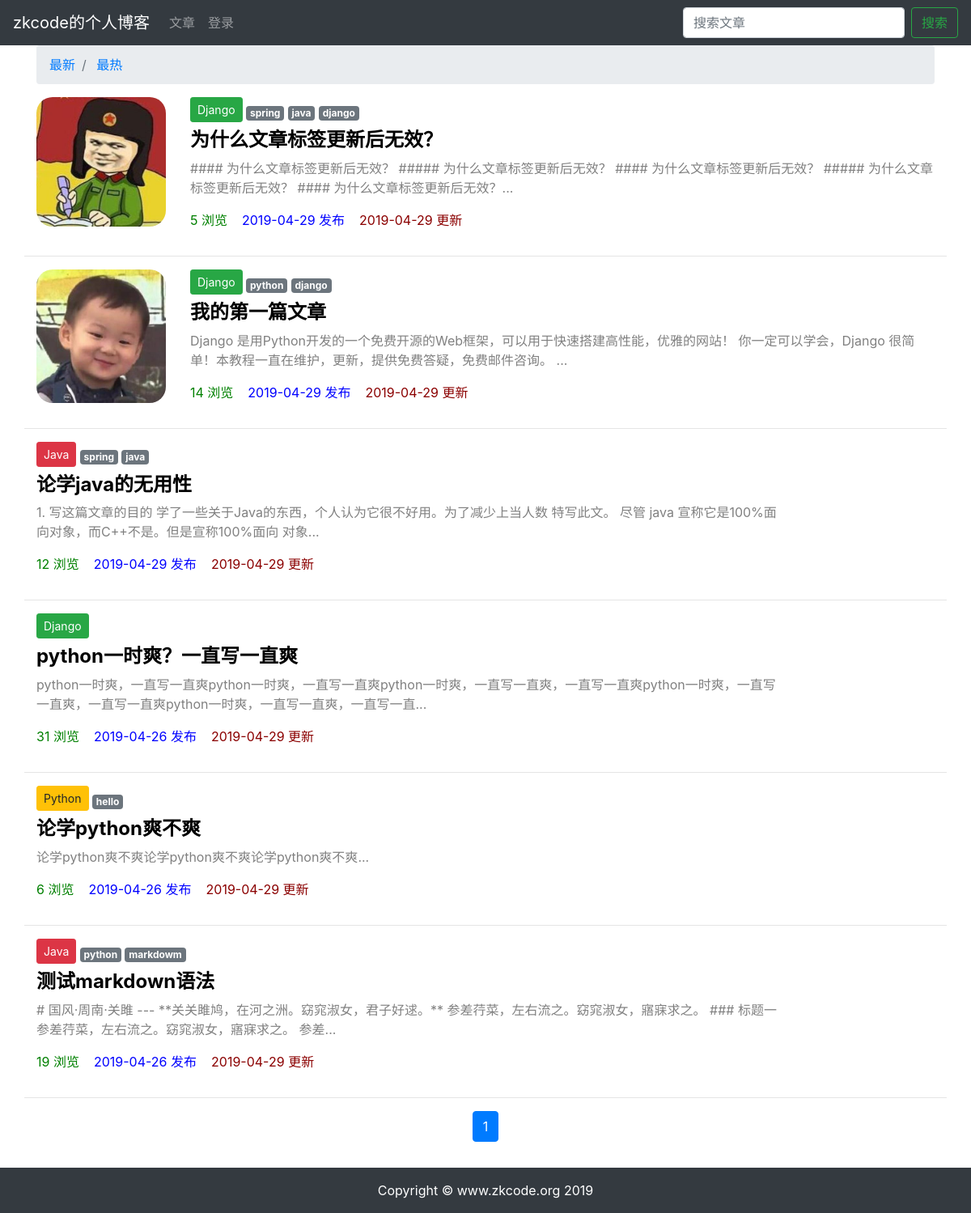
The page /article/article-list/ on the database as committed earlier.
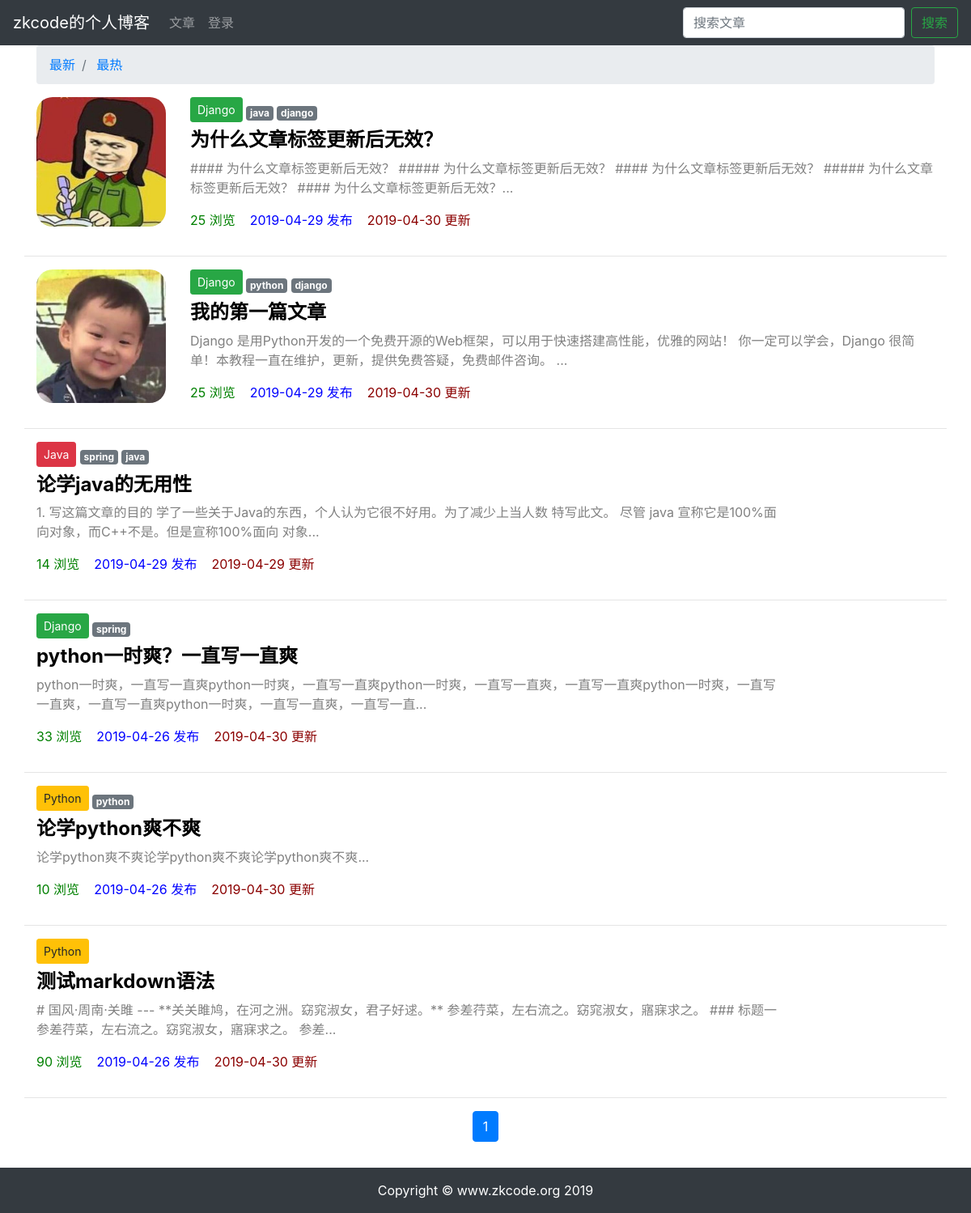
The same page on the database as committed later.
### article/models.py (models this page shows, shortened)
class ArticlePost(models.Model):
    author = models.ForeignKey(User, on_delete=models.CASCADE)
    title = models.CharField(max_length=100)
    body = MDTextField()
    created = models.DateTimeField(default=timezone.now)
    updated = models.DateTimeField(auto_now=True)
    total_views = models.PositiveIntegerField(default=0)
    column = models.ForeignKey(ArticleColumn, null=True, blank=True, on_delete=models.CASCADE, related_name='article')
    tags = TaggableManager(blank=True)
    avatar = models.ImageField(upload_to='article/%Y%m%d', blank=True)
    class Meta:
        ordering = ('-created',)

class ArticleColumn(models.Model):
    title = models.CharField(max_length=30, blank=True)
    created = models.DateTimeField(default=timezone.now)
    def __str__(self):
        return self.title

### article/views.py (the view)
# urls.py: path('article-list/', views.article_list, name='article-list'),
def article_list(request):
    search = request.GET.get('search')
    order = request.GET.get('order')
    if search:
        if order == 'total_views':
            article_list = ArticlePost.objects.filter(
                Q(title__icontains=search) | Q(body__icontains=search)).order_by('-total_views')
        else:
            article_list = ArticlePost.objects.filter(
                Q(title__icontains=search) | Q(body__icontains=search))
    else:
        search = ''
        if order == 'total_views':
            article_list = ArticlePost.objects.all().order_by('-total_views')
        else:
            article_list = ArticlePost.objects.all()
    paginator = Paginator(article_list, 10)
    page = request.GET.get('page')
    articles = paginator.get_page(page)
    context = {'articles': articles, 'order': order, 'search': search}
    return render(request, 'article/list.html', context)

### templates/article/list.html (shortened to what this page needs)
{% extends "base.html" %}
{% load staticfiles %}
{% block content %}
<div class="container">
    <nav aria-label="breadcrumb">
        <ol class="breadcrumb">
            <li class="breadcrumb-item">
                <a href="{% url 'article:article-list' %}?search={{ search }}">
                    最新
                </a>
            </li>
            <li class="breadcrumb-item">
                <a href="{% url 'article:article-list' %}?order=total_views&search={{ search }}">
                    最热
                </a>
            </li>
        </ol>
    </nav>
    <div class="row mt-2">
        {% for article in articles %}
        {% if article.avatar %}
        <div class="col-2">
            <img src="{{ article.avatar.url }}" alt="avatar" style="max-width:100%; border-radius: 20px">
        </div>
        {% endif %}
        <div class="col-10">
            {% if article.column %}
            <button type="button"
                    class="btn btn-sm mb-2
                        {% if article.column.title == 'Django' %}
                            btn-success
                        {% elif article.column.title == 'Java' %}
                            btn-danger
                        {% elif article.column.title == 'Python' %}
                            btn-warning
                        {% endif %}">
                {{ article.column }}
            </button>
            {% endif %}
            <span>
                {% for tag in article.tags.all %}
                    <a href="#" class="badge badge-secondary">
                        {{ tag }}
                    </a>
                {% endfor %}
            </span>
            <h4>
                <b>
                    <a href="{% url 'article:article-detail' article.id %}" style="color: black;">
                        {{ article.title }}
                    </a>
                </b>
            </h4>
            <div>
                <p style="color: gray;">
                    {{ article.body|slice:'100' }}...
                </p>
            </div>
            <p>
                <span style="color: green;">
                    {{ article.total_views }} 浏览&nbsp;&nbsp;&nbsp;
                </span>
                <span style="color: blue;">
                    {{ article.created|date:'Y-m-d' }} 发布&nbsp;&nbsp;&nbsp;
                </span>
                <span style="color: darkred;">
                    {{ article.updated|date:'Y-m-d' }} 更新
                </span>
            </p>
        </div>
        <hr style="width: 100%;"/>
        {% endfor %}
    </div>
    <div class="pagination row">
        <div class="m-auto">
            <nav aria-label="...">
                <ul class="pagination">
                    <li class="page-item active" aria-current="page">
                        <a class="page-link" href="#">{{ articles.number }}</a>
                    </li>
                </ul>
            </nav>
        </div>
    </div>
</div>
{% endblock content %}

### templates/base.html (shortened to what this page needs)
<!DOCTYPE html>
<html lang="zh-cn">
{% load staticfiles %}
<head>
    <link rel="stylesheet" href="{% static 'bootstrap/css/bootstrap.min.css' %}">
    <link rel="stylesheet" href="{% static 'md_css/monokai.css' %}">
</head>
<body>
{% include 'header.html' %}
{% block content %}{% endblock content %}
{% include 'footer.html' %}
</body>
</html>

### templates/header.html (shortened to what this page needs)
<nav class="navbar navbar-expand-lg navbar-light bg-dark">
    <a class="navbar-brand text-white" href="#">zkcode的个人博客</a>
    <div class="collapse navbar-collapse">
        <ul class="navbar-nav mr-auto">
            <li class="nav-item">
                <a class="nav-link text-white-50" href="{% url 'article:article-list' %}">文章</a>
            </li>
            {% if user.is_authenticated %}
            <li class="nav-item dropdown">
                <a class="nav-link dropdown-toggle text-white-50" href="#" id="navbarDropdown" role="button" data-toggle="dropdown" aria-haspopup="true" aria-expanded="false">
                    {{ user.username }}
                </a>
                <div class="dropdown-menu" aria-labelledby="navbarDropdown">
                    <a class="dropdown-item" href='{% url 'userprofile:edit' user.id %}'>个人信息</a>
                    <a class="dropdown-item" href="{% url 'article:article-create' %}">写文章</a>
                    <a class="dropdown-item" href="#" onclick="user_delete()">删除用户</a>
                    <a class="dropdown-item" href='{% url "userprofile:logout" %}'>退出登录</a>
                </div>
            </li>
            {% else %}
            <li class="nav-item">
                <a class="nav-link text-white-50" href="{% url 'userprofile:login' %}">登录</a>
            </li>
            {% endif %}
        </ul>
        <form class="form-inline my-2 my-lg-0" action=".">
            <input class="form-control mr-sm-2" type="text" name="search" placeholder="搜索文章" aria-label="Search" required>
            <button class="btn btn-outline-success my-2 my-sm-0" type="submit">搜索</button>
        </form>
    </div>
</nav>

### templates/footer.html
{% load staticfiles %}
<div>
    <br><br><br>
</div>
<footer class="py-3 bg-dark fixed-bottom">
    <div class="container">
        <p class="m-0 text-center text-white">Copyright &copy; www.zkcode.org 2019</p>
    </div>
</footer>

Rows that differ between the two databases and show on the page:
removed Tag: name "hello", shown under ArticlePost "论学python爽不爽"
removed Tag: name "markdowm", shown under ArticlePost "测试markdown语法"
changed ArticlePost "为什么文章标签更新后无效？": total_views "5" → "25"; updated "2019-04-29" → "2019-04-30"; loses Tag (name "spring")
changed ArticlePost "我的第一篇文章": total_views "14" → "25"; updated "2019-04-29" → "2019-04-30"
changed ArticlePost "论学java的无用性": total_views "12" → "14"
changed ArticlePost "python一时爽？一直写一直爽": gains Tag (name "spring"); total_views "31" → "33"; updated "2019-04-29" → "2019-04-30"
changed ArticlePost "论学python爽不爽": gains Tag (name "python"); total_views "6" → "10"; updated "2019-04-29" → "2019-04-30"
changed ArticlePost "测试markdown语法": column_id 2 → 1 (drawn); column "Java" → "Python"; total_views "19" → "90"; updated "2019-04-29" → "2019-04-30"; loses Tag (name "python")
